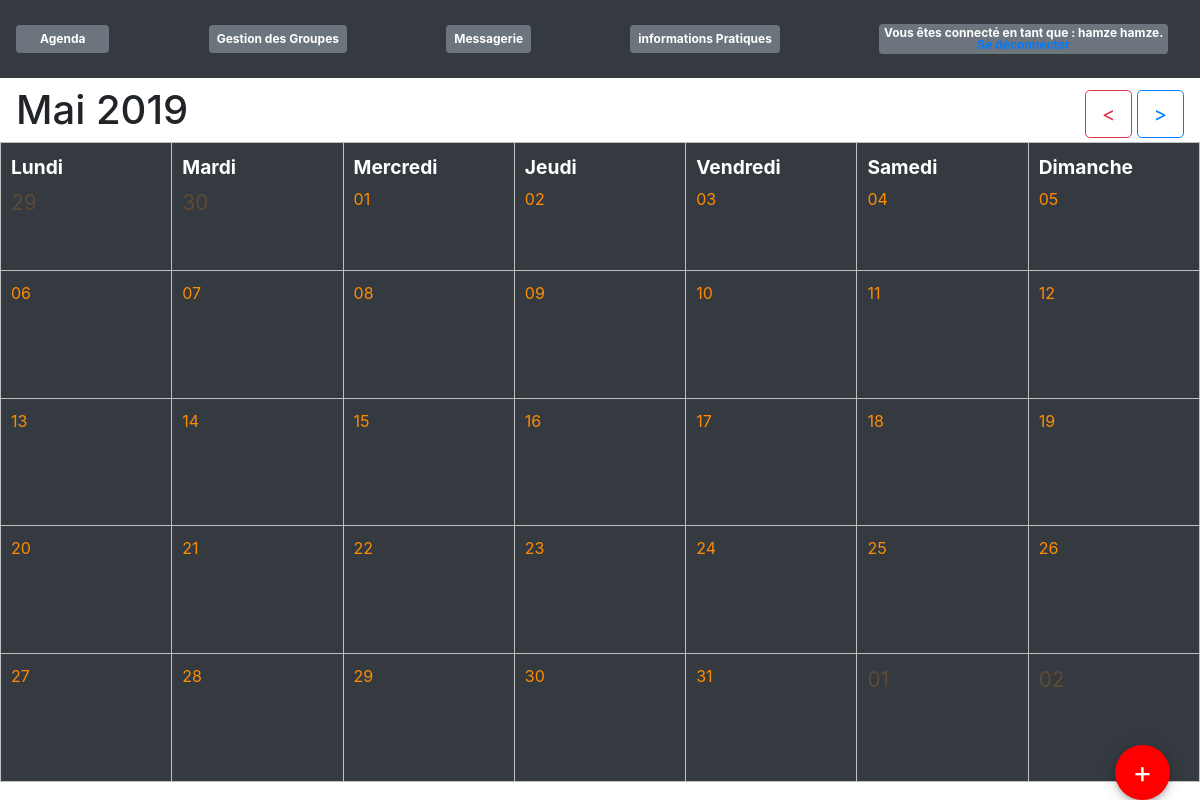
The page /agenda.php (signed in) on the database as committed earlier.
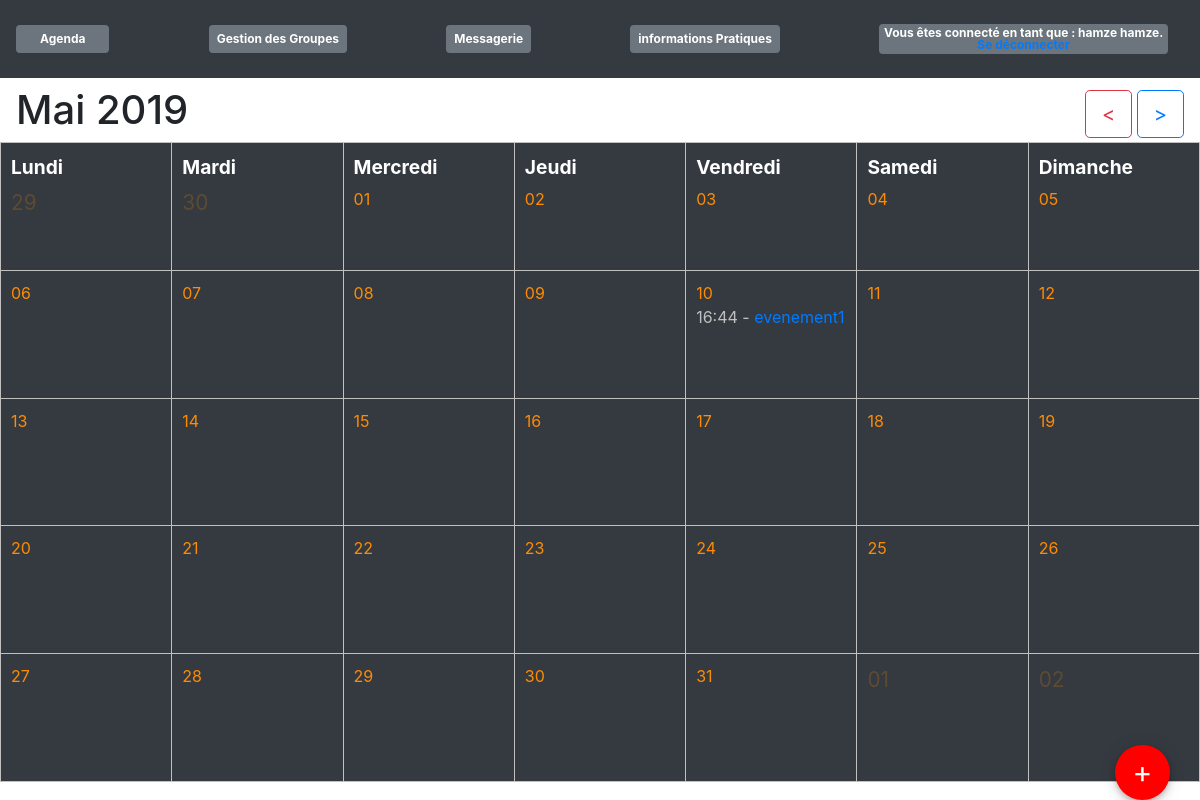
The same page on the database as committed later.
### tables this page shows
CREATE TABLE IF NOT EXISTS `evenement` (
  `id` int(11) NOT NULL AUTO_INCREMENT,
  `createur` int(11) DEFAULT NULL,
  `nom` varchar(50) NOT NULL,
  `description` text NOT NULL,
  `debut` datetime NOT NULL,
  `fin` datetime NOT NULL,
  `idGroupe` int(11) DEFAULT NULL,
  PRIMARY KEY (`id`),
  KEY `createur` (`createur`) USING BTREE,
  KEY `idGroupe` (`idGroupe`)
);

### src/date/Month.php (called while the page is built, shortened)
<?php
class Month{
	private $months =['Janvier', 'Février', 'Mars', 'Avril', 'Mai', 'Juin', 'Juillet',
						'Aout', 'September', 'Octobre', 'Novembre', 'Décembre'];
	public $month;
	public $year;
	public function __construct(?int $month = null,?int $year= null)
	{
		if ($month === null || $month<1 || $month >12){
			$month = intval(date('m'));
		}
		if ($year === null){
			$year = intval(date('Y'));
		}
		$this->month = $month;
		$this->year  = $year;
	}
	public function toString(){
	return $this->months[$this->month-1 ].' '.$this->year;
	}
	public function getFirstDay(){
		return new \DateTime("{$this->year}-{$this->month}-01");
	}
	public function getWeeks(){
		$start = $this->getFirstDay();
		$end =(clone $start)->modify('+1 month -1 day');
		$weeks =intval($end->format('W')) - intval($start->format('W')) +1;
		return $weeks;
	}
	public function chekDay($date){
		return $this->getFirstDay()->format('Y-m')=== $date->format('Y-m');
	}
	public function nextMonth(){
		$month = $this->month + 1;
		$year = $this->year;
		return new Month($month, $year);
	}
	public function previousMonth(){
			$month = $this->month - 1;
			$year = $this->year;
			return new Month($month, $year);
		}
}

### src/date/Events.php (called while the page is built, shortened)
<?php
  class Events{
    private $bdd;
    public function __construct(\PDO $bdd)
    {
      $this->bdd = $bdd;
    }
    public function getEvents ($start, $end):array{
      $id=$_SESSION['idUser'];
      $memeTemps=array();
      $sql = "SELECT * FROM evenement  WHERE createur = $id AND (debut BETWEEN '{$start-> format('Y-m-d 00:00:00')}'
              AND '{$end-> format('Y-m-d 23:59:59')}') ORDER BY debut DESC";
      $statements = $this->bdd->query($sql)->fetchALL();
      $id2 = $_SESSION['EG'];
      for ($i=0; $i<sizeof($statements);$i++){
        for($j=$i+1; $j<sizeof($statements); $j++){
          if($statements[$i]['debut']==$statements[$j]['debut']){
            array_push($memeTemps, $statements[$i], $statements[$j]);
          }
        }
      }
      return $statements;
    }
    public function getEventsByDay ($start, $end):array{
      $events= $this->getEvents($start,$end);
      $days=[];
      foreach($events as $event) {
        $date = explode(' ', $event['debut'])[0];
        if (!isset($days[$date])) {
          $days[$date] = [$event];
        }
        else
        {
          $days[$date][]= $event;
        }
      }
        return $days;
    }
  }
?>

### src/date/bootstrap.php (called while the page is built, shortened)
<?php
function h($value)
{
  return htmlentities($value);
}
?>

### agenda.php (the view, shortened to what this page needs)
		<?php
		require 'views/header.php';
		require 'src/date/Month.php';
		require 'src/date/Events.php';
		require 'src/date/bootstrap.php';
		$bdd= bdd();
			$events = new App\date\Events($bdd);
			try
			{
				$month = new App\date\Month($_GET['month'] ?? null, $_GET['year'] ?? null);
			} catch(\Exception $e){
				$month = new App\date\Month();
			}
			$weeks = $month->getWeeks();
			$start= $month->getFirstDay();
			$start= $start->format('N') === '1' ?
							$start : $month->getFirstDay()->modify('last monday');
			$end= (clone $start)->modify('+' . (6 + 7 * ($weeks - 1)) .'days');
			$events = $events->getEventsByDay($start,$end);
		?>
			<div class="d-flex flex-row align-items-center justify-content-between mx-sm-3">
				<h1><?= $month->toString(); ?></h1>
				<div>
						<a href="/1/agenda.php?month=<?=$month->previousMonth()->month; ?>&year=<?= $month->previousMonth()->year;?>" class="btn btn-outline-danger btn-lg">&lt;</a>
						<a href="/1/agenda.php?month=<?=$month->nextMonth()->month; ?>&year=<?= $month->nextMonth()->year;?>" class="btn btn-outline-primary btn-lg">&gt;</a>
				</div>
			</div>
			<table class="tab tab--<?= $weeks; ?>weeks table-dark">
				<?php for($i=0; $i < $weeks; $i++): ?>
					<tr>
						<?php
							foreach($month->days as $d=> $days):
								$date =(clone $start)->modify("+" . ($d + $i * 7) . "days");
								$eventsForDay= $events[$date->format('Y-m-d')] ?? [];
						?>
							<td class="<?=$month->chekDay($date) ? '' : 'overMonth'; ?>">
								<?php if($i==0): ?>
									<div class="weekDay">
										<?= $days; ?>
									</div>
								<?php endif; ?>
								<div class="dayNumber">
									<?=$date->format('d'); ?>
								</div>
								<?php foreach($eventsForDay as $event): ?>
									<div class="event">
										<?= (new DateTime($event['debut']))->format('H:i') ?> -
										 		<a href="/1/event.php?id=<?= $event['id'];?>"><?= h($event['nom']);?></a>
									</div>
								<?php endforeach; ?>
							</td>
						<?php endforeach; ?>
					</tr>
				<?php endfor;?>
			</table>
			<a href="add.php" class="calendar__button">+</a>
<?php
	require 'views/footer.php';
?>

### views/header.php (shortened to what this page needs)
<!DOCTYPE html>
<html>
	<head>
		<link rel="stylesheet" href="https://stackpath.bootstrapcdn.com/bootstrap/4.2.1/css/bootstrap.min.css"
>
		<link rel="stylesheet" href="css/style.css">
	</head>
	<body>
		<nav class="navbar navbar-dark bg-dark mb-2">
		<?php
			if ($_SESSION['connecte']==1):?>
			<a href="../../../1/agenda.php" class="navbar-brand badge badge-secondary pr-4 pl-4 mb-3 mt-3 p-2"> Agenda </a>
			<a href="../../../1/action/groupe/ReqGroupe.php" class="navbar-brand badge badge-secondary mb-2 mt-2 p-2"> Gestion des Groupes</a>
			<a href="../../../1/action/user/chat.php" class="navbar-brand badge badge-secondary mb-2 mt-2 p-2"> Messagerie</a>
			<a href="../../../1/action/groupe/info.php" class="navbar-brand badge badge-secondary mb-2 mt-2 p-2"> informations Pratiques</a>
		<?php endif;	?>
			<div class="navbar-brand badge badge-secondary mb-3 mt-3">
			<?php
				echo "<section>";
				if ($_SESSION['connecte']==0){
					echo "Vous n'êtes pas connecté,"?><a href="index.php"> connectez-vous!</a>
				<?php
				}
				else {
					echo "Vous êtes connecté en tant que : ".$_SESSION['prenom']." ".$_SESSION['nom'].".";
					echo " <br /> <a href='../../../1/action/user/deconnexion.php'>Se déconnecter</a>";
				}
				echo "</section>";
			?>
		</div>
		</nav>

### views/footer.php (shortened to what this page needs)
</body>
</html>

### css/style.css (style rules this page uses)
.tab { width: 100%; height: calc(100vh - 160px); }
.tab td { padding:10px; border: 1px solid silver; vertical-align: top; width:10%; height: 20%; color: DarkOrange; }
.weekDay { font-weight: bold; color: white; font-size: 1.2em; margin-bottom: 5px; }
.overMonth .dayNumber { opacity: 0.2; font-size: 1.3em; }
.calendar__button { display: block; width : 55px; height: 55px ; line-height: 55px; text-align: center; color: white; font-size: 30px; background-color: red; border-radius: 50%; box-shadow: 0 6px 10px 0 #0000001a,0 1px 18px 0 #0000001a,0 3px 5px -1px #0003; position:absolute; bottom: 0px; right: 30px; text-decoration: none; transition: transform 0.3s; }
.event { color:silver; }

Rows that differ between the two databases and show on the page:
added evenement: debut "16:44", nom "evenement1"
